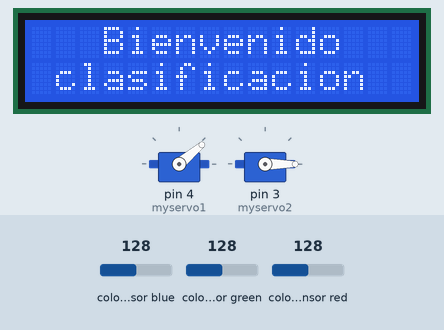
Simulated run of this sketch. Board: Arduino Uno, built with avr-gcc and run on an emulated ATmega328P. On the bench: 2 × servo, 16×2 character LCD. Wiring (inferred from the names in the program): TCS3200 colour sensor: output pin 9; S2 pin 7; S3 pin 8; S0 pin 6; S1 pin 5. The inputs (shaded band) are chosen by the test bench; at power-on: colour sensor blue 128, colour sensor green 128, colour sensor red 128. What the sketch prints to the serial monitor is not drawn.

Above: at 0.1 s.
3.3 s: colour sensor blue set to 124
At 5.3 s:
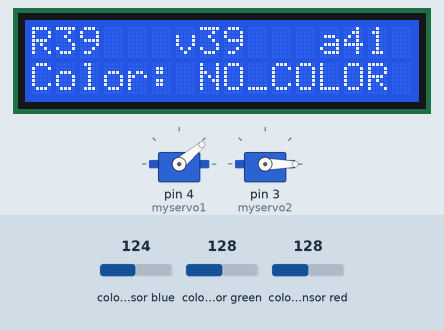
5.6 s: colour sensor blue set to 191
At 8.1 s:
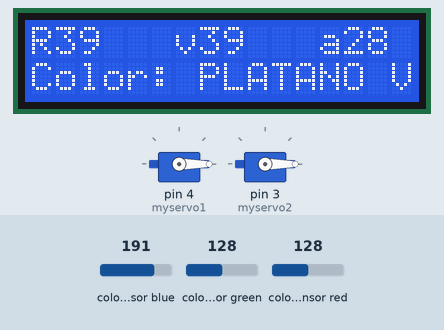
8.6 s: colour sensor green set to 120
At 10.0 s:
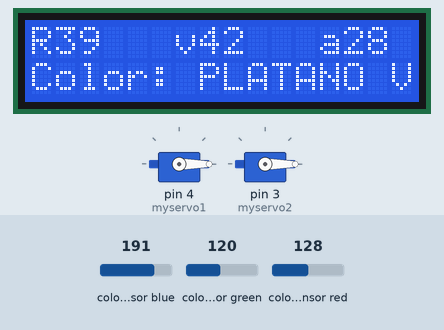
11.2 s: colour sensor green set to 114
At 12.9 s:
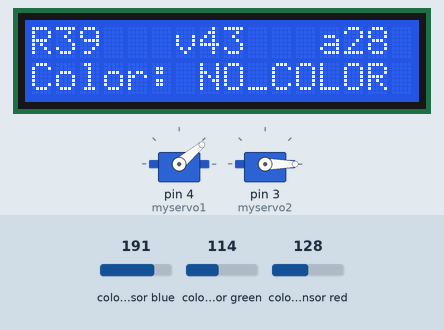
13.2 s: colour sensor red set to 5
At 14.4 s:
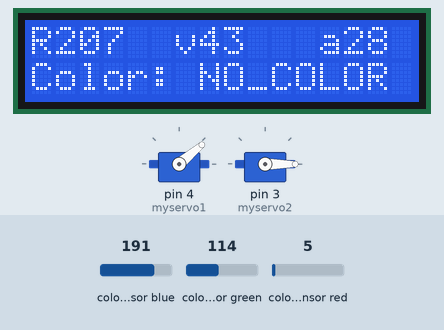
15.3 s: colour sensor red set to 34
At 16.7 s:
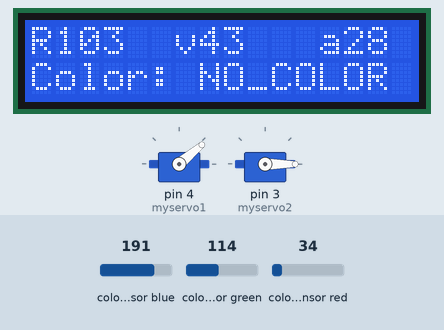
17.3 s: colour sensor red set to 41
Timing chart, 0 to 20.3 s (numbered marks = the images above; inputs shaded):
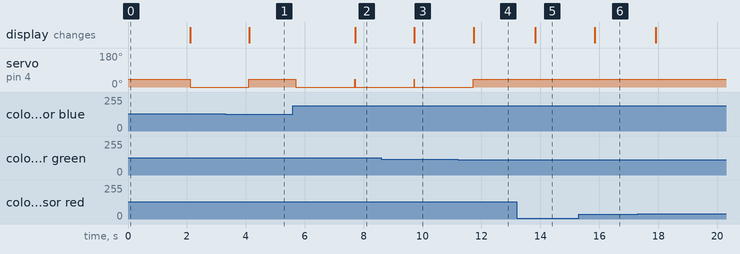

Measured:
- the behaviour switches between 128 and 127 on colour sensor blue (found by bisection; images 0 and 1)
- the behaviour switches between 118 and 117 on colour sensor green (found by bisection; images 3 and 4)
- after the input at 3.3 s, servo on pin 4 (myservo1): goes on until 4.1 s, then stays 40°; the display: changes after 0.82 s (image 1)
- after the input at 5.6 s, servo on pin 4 (myservo1): 40° → 0° after 0.10 s; the display: changes after 2.1 s (image 2)
- after the input at 8.6 s, the display: changes after 1.1 s (image 3)
- after the input at 11.2 s, servo on pin 4 (myservo1): goes on until 11.7 s, then stays 40°; the display: changes after 0.53 s (image 4)
- after the input at 13.2 s, the display: changes after 0.63 s (image 5)
- after the input at 15.3 s, the display: changes after 0.55 s (image 6)

The sketch:

proyectazoooo_con_LCD.ino
```cpp
#include <LiquidCrystal.h>
LiquidCrystal lcd(2, 3, 4, 10, 11, 12);
#include <Servo.h>
Servo myservo1;
Servo myservo2;
#define outPin 9
#define s0 6
#define s1 5
#define s2 7
#define s3 8

boolean DEBUG = true;

// Variables
int rojo, verde, azul;
String color = "";
long startTiming = 0;
long elapsedTime = 0;

void setup() {
  Serial.begin(9600);
  myservo1.attach(4);//servo amarillo
  myservo1.write(40);
  myservo2.attach(3);//servo verde
  myservo2.write(0);
  pinMode(s0, OUTPUT);
  pinMode(s1, OUTPUT);
  pinMode(s2, OUTPUT);
  pinMode(s3, OUTPUT);
  pinMode(outPin, INPUT);

  // Setting frequency scaling to 100%
  digitalWrite(s0, HIGH);
  digitalWrite(s1, HIGH);


 lcd.begin(16, 2);
  lcd.clear();
  lcd.setCursor (3,0);
  lcd.print("Bienvenido");
  Serial.println("Bienvenido");
  lcd.setCursor (1,1);
  lcd.print("clasificacion");
  delay(2000);
  lcd.clear();
  Serial.println("clasificacion por maduracion del platano");
  startTiming = millis();
}


void loop() {

  getColor();

  if(DEBUG)printData();
  elapsedTime = millis()-startTiming;
  if (elapsedTime > 1000) {
     showDataLCD();
    startTiming = millis();
  }

  if (color == "PLATANO VERDE") {
    myservo1.write(0);
    delay(2000);
  }myservo1.write(40);

  if (color == "PLATANO AMARILLO") {
    myservo2.write(48);
    delay(2000);
  }myservo2.write(0);
}

/* read RGB components */
void readRGB() {
  rojo = 0, verde = 0, azul = 0;

  int n = 10;
  for (int i = 0; i < n; ++i) {
    //leer componente rojo
    digitalWrite(s2, LOW);
    digitalWrite(s3, LOW);
    rojo = rojo + pulseIn(outPin, LOW);

    //leer componente verde
    digitalWrite(s2, HIGH);
    digitalWrite(s3, HIGH);
    verde = verde + pulseIn(outPin, LOW);

    //leer componente azul
    digitalWrite(s2, LOW);
    digitalWrite(s3, HIGH);
    azul = azul + pulseIn(outPin, LOW);
  }
  rojo = rojo / n;
  verde = verde / n;
  azul = azul / n;
}


///***************************************************
//* para ver en monitor serie
//****************************************************/
void printData(void){
  Serial.print("rojo= ");
  Serial.print(rojo);
  Serial.print("   Verde= ");
  Serial.print(verde);
  Serial.print("  azul= ");
  Serial.print(azul);
  Serial.print (" - ");
  Serial.print (color);
  Serial.println (" detectado");
}
///***************************************************
//* mostrar datos cpturados en lcd
//****************************************************/
void showDataLCD(void){
lcd.clear();
lcd.setCursor (0,0);
lcd.print("R");
lcd.print(rojo);
lcd.setCursor (6,0);
lcd.print("v");
lcd.print(verde);
lcd.setCursor (12,0);
lcd.print("a");
lcd.print(azul);

lcd.setCursor (0,1);
lcd.print("Color: ");
lcd.print(color);
}


void getColor() {
  readRGB();

  if (rojo > 45 && rojo < 48  && verde > 45 && verde < 48 && azul > 35 && azul < 38) color = "PLATANO VERDE";
  else if (rojo > 48 && rojo < 53  && verde > 47 && verde < 53 && azul > 36 && azul < 40) color = "PLATANO VERDE";
  else if (rojo > 30 && rojo < 40  && verde > 33 && verde < 43 && azul > 30 && azul < 40) color = "PLATANO VERDE";
  else if (rojo > 20 && rojo < 43  && verde > 25 && verde < 43 && azul > 23 && azul < 40) color = "PLATANO VERDE";
  else if (rojo > 38 && rojo < 43  && verde > 40 && verde < 46 && azul > 32 && azul < 39) color = "PLATANO AMARILLO";
  else if (rojo > 30 && rojo < 40  && verde > 33 && verde < 43 && azul > 30 && azul < 40) color = "PLATANO AMARILLO";
  else if (rojo > 20 && rojo < 43  && verde > 25 && verde < 43 && azul > 23 && azul < 40) color = "PLATANO AMARILLO";


  else  color = "NO_COLOR";


}
```
